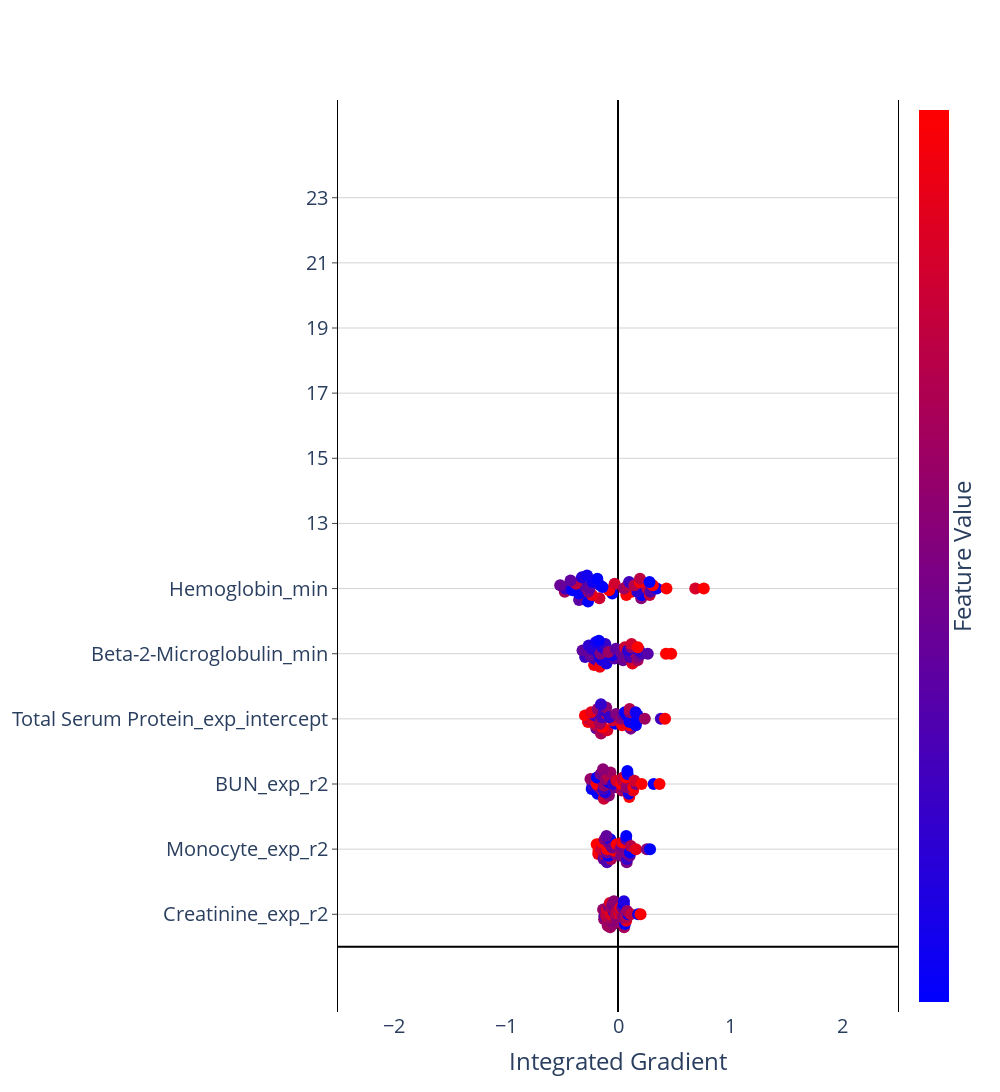

This figure's notebook cell:
### Code cell
nbins = 10
scale = 0.1
n_features = 12
spacing = 2
min_max_IG = 2.5

fig = go.Figure()
fig.update_layout(
    plot_bgcolor='white',
    autosize=False,
    width=1000,
    height=2000,
    coloraxis = {'colorscale':'Bluered'},
    xaxis_title = "Integrated Gradient",
)
 
fig.update_xaxes(
    zeroline=True,
    zerolinecolor="black",
    range = [-min_max_IG,min_max_IG]
    )
fig.update_yaxes(
    zeroline=True,
    zerolinecolor="black",
    mirror=True,
    ticks='outside',
    showline=True,
    linecolor='black',
    gridcolor='lightgrey',
    range = [-spacing, spacing*n_features + spacing]
)
 
feature_rank = np.argsort(np.sum(abs(IG),axis=0))
feature_order = feature_rank[(len(feature_rank)-n_features):len(feature_rank)] 

y_val = 1
bin_ids = list(range(nbins))
for f in feature_order:
    bins = np.linspace(IGtable.iloc[:,f].min()*1.1,IGtable.iloc[:,f].max()*1.1,nbins+1)
    ig_bins = pd.cut(IGtable.iloc[:,f], bins=bins, labels=bin_ids)
 
    x_vals = []
    y_vals = []
    f_vals = []
    for bin in bin_ids:
        x_bin_vals = list(IGtable.iloc[ig_bins[ig_bins == bin].index,f].values)
        n_pts = len(x_bin_vals)
        if n_pts > 0:
            x_vals = x_vals + x_bin_vals
            y_vals = y_vals + list(y_val + scale*(np.array(list(range(n_pts)))-(n_pts-1)/2))
            f_vals = f_vals + list(IG_X.iloc[ig_bins[ig_bins == bin].index,f].values)
    fig.add_trace(go.Scatter(
        x = x_vals, 
        y = y_vals,
        mode = 'markers',
        marker = dict(size=12,
                      color = f_vals,
                      coloraxis = "coloraxis",
                     ),
        name=IGtable.columns[f],
    ))
    y_val += spacing
 
 
fig.update_layout(showlegend=False, coloraxis_showscale=True,font=dict(size=20))
fig.update_coloraxes(colorbar_showticklabels=False,
                    colorbar_title=dict(text="Feature Value",side = "right"),
                    cmin = -1, cmax = 1)
fig.update_yaxes(tickvals=[1]+[1 + spacing*i for i in range(1,n_features)], 
                 ticktext=IGtable.columns[feature_order])
 
fig.show()
